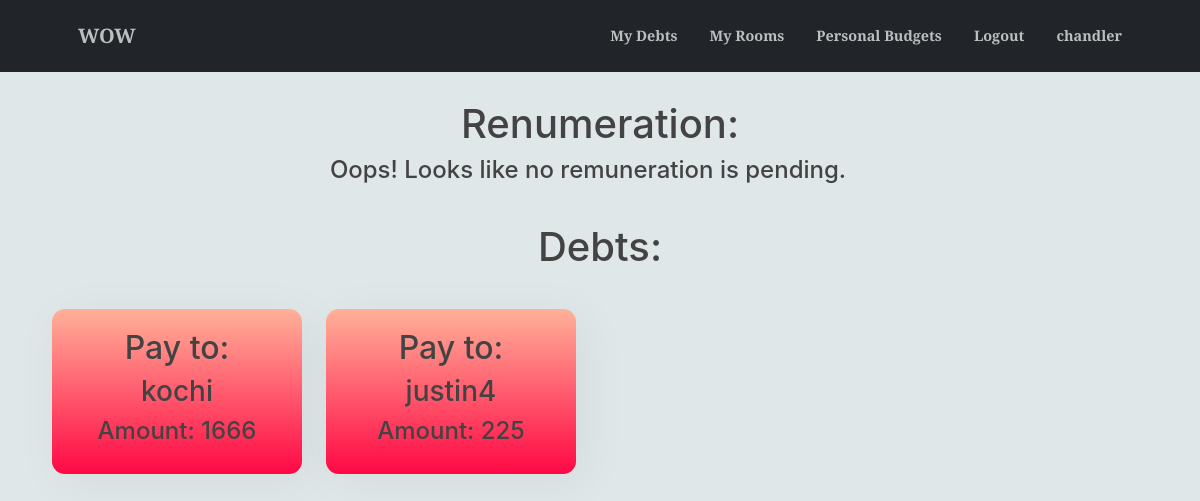
The app's page /splitter/final_settlements/ (signed in) with its own data.
### splitter/models.py (models this page shows, shortened)
class User(AbstractUser):
    pass

class final_transactions(models.Model):
    sender = models.ForeignKey(User, on_delete = models.CASCADE, related_name = 'final_transaction_sender')
    receiver = models.ForeignKey(User, on_delete= models.CASCADE, related_name = 'final_transaction_receiver')
    final_amount = models.IntegerField()

### splitter/views.py (the view)
# urls.py: path('final_settlements/',views.final_settlements,name="final_settlements"),
def final_settlements(request):
    user_sender = final_transactions.objects.filter(sender = request.user)
    user_receiver = final_transactions.objects.filter(receiver = request.user)
    user_sender_positive = []
    user_sender_negative = []
    user_receiver_positive = []
    user_receiver_negative = []
    noincome = False
    noexpense = False
    for obj in user_sender:
        if(obj.final_amount > 0):
            user_sender_positive.append(obj)
        if(obj.final_amount < 0):
            obj.final_amount = abs(obj.final_amount)
            user_sender_negative.append(obj)
    for obj in user_receiver:
        if(obj.final_amount > 0):
            user_receiver_positive.append(obj)
        if(obj.final_amount < 0):
            obj.final_amount = abs(obj.final_amount)
            user_receiver_negative.append(obj)
    if len(user_receiver_positive) == 0 and len(user_sender_negative) == 0:
        noincome = True
    if len(user_sender_positive) == 0 and len(user_receiver_negative) == 0:
        noexpense = True
    return render(request,'final_settlements.html',{'user_sender_positive':user_sender_positive,
                                                                'user_sender_negative':user_sender_negative,
                                                                'user_receiver_positive':user_receiver_positive,
                                                                'user_receiver_negative':user_receiver_negative,
                                                                'noincome':noincome,
                                                                'noexpense':noexpense})

### splitter/templates/final_settlements.html (shortened to what this page needs)
{% extends 'base.html' %}
{% load static %}
{% block content %}
{% block css %}
  <link rel="stylesheet" href="{% static 'css/final_settlements.css' %}">
{% endblock %}
<div class="container">
  <div class="final-debt-info">
    <div class="final-debt-income">
      <h1>Renumeration:</h1>
      <div class="row">
        {% if noincome %}
          <h4>Oops! Looks like no remuneration is pending.</h4>
        {% endif %}
      </div>
    </div>
    <div class="final-debt-expense">
      <h1>Debts:</h1>
      <div class="row">
        {% if noexpense %}
        <h4>Hurray! No debts pending.</h4>
        {% else %}
        {% for obj in user_sender_positive %}
        <div class="col-lg-3 col-md-4 col-sm-6 col-12">
          <div class="expense-debts-info">
            <h2>Pay to:</h2>
            <h3>{{ obj.receiver.username }}</h3>
            <h4>Amount: {{ obj.final_amount }}</h4>
          </div>
        </div>
        {% endfor %}
        {% for obj in user_receiver_negative %}
        <div class="col-lg-3 col-md-4 col-sm-6 col-12">
          <div class="expense-debts-info">
            <h2>Pay to:</h2>
            <h3>{{ obj.sender.username }}</h3>
            <h4>Amount: {{ obj.final_amount }}</h4>
          </div>
        </div>
        {% endfor %}
        {% endif %}
      </div>
    </div>
  </div>
</div>
{% endblock %}

### splitter/templates/base.html (shortened to what this page needs)
{% load static %}
<!DOCTYPE html>
<html lang="en">
    <head>
        <link href="https://cdn.jsdelivr.net/npm/bootstrap-icons@1.5.0/font/bootstrap-icons.css" rel="stylesheet" />
        <link href="https://cdnjs.cloudflare.com/ajax/libs/SimpleLightbox/2.1.0/simpleLightbox.min.css" rel="stylesheet" />
        <link href="{% static 'css/styles.css' %}" rel="stylesheet" />
    </head>
    <body id="page-top">
        <nav class="navbar navbar-expand-lg navbar-dark bg-dark fixed-top py-3" id="mainNav">
            <div class="container px-4 px-lg-5">
                <a class="navbar-brand" href="#page-top">WOW</a>
                <div class="collapse navbar-collapse" id="navbarResponsive">
                    <ul class="navbar-nav ms-auto my-2 my-lg-0">
                        {% if user.is_authenticated %}
                        <li class="nav-item"><a class="nav-link" href="{% url 'splitter:my_debts' %}">My Debts</a></li>
                        <li class="nav-item"><a class="nav-link" href="{% url 'splitter:room_list' %}">My Rooms</a></li>
                        <li class="nav-item"><a class="nav-link" href="{% url 'splitter:personal_budget' %}">Personal Budgets</a></li>
                        <li class="nav-item"><a class="nav-link" href="{% url 'splitter:logout' %}">Logout</a></li>
                        <li class="nav-item"><a class="nav-link" href="#">{{ user.username }}</a></li>
                        {% else %}
                        <li class="nav-item"><a class="nav-link" href="{% url 'splitter:joinus' %}"><p>Join Us</p></a></li>
                        {% endif %}
                    </ul>
                </div>
            </div>
        </nav>
        {% block content %}
        {% endblock %}
    </body>
</html>

### splitter/static/css/final_settlements.css (style rules this page uses)
* { margin: 0; padding: 0; }
body,html { margin: 0; padding: 0; }
.final-debt-info { margin: 0; padding: 10px; text-align: center; justify-content: center; }
.final-debt-info .final-debt-income { text-align: center; margin: 30px 0px; justify-content: center; }
.final-debt-info .final-debt-expense { text-align: center; margin: 30px 0px; justify-content: center; }
.final-debt-info .final-debt-income .row { width: 100%; }
.final-debt-info .final-debt-expense .row { width: 100%; }
.expense-debts-info { margin-top: 30px; padding: 20px; box-shadow: .5rem .5rem 3rem 1px rgba(0,0,0,.05); background-image: linear-gradient(to top, #ff0844 0%, #ffb199 100%); border-radius: .8rem; text-align: center; }

### splitter/templates/final_settlements.html (style rules this page uses)
body { color: #434343; background: #dfe7e9; font-family: 'Varela Round', sans-serif; padding-top: 60px; }

### records on screen
User: username "chandler"
final_transactions: receiver.username "kochi", final_amount "1666"
final_transactions: sender.username "justin4", final_amount "225"
